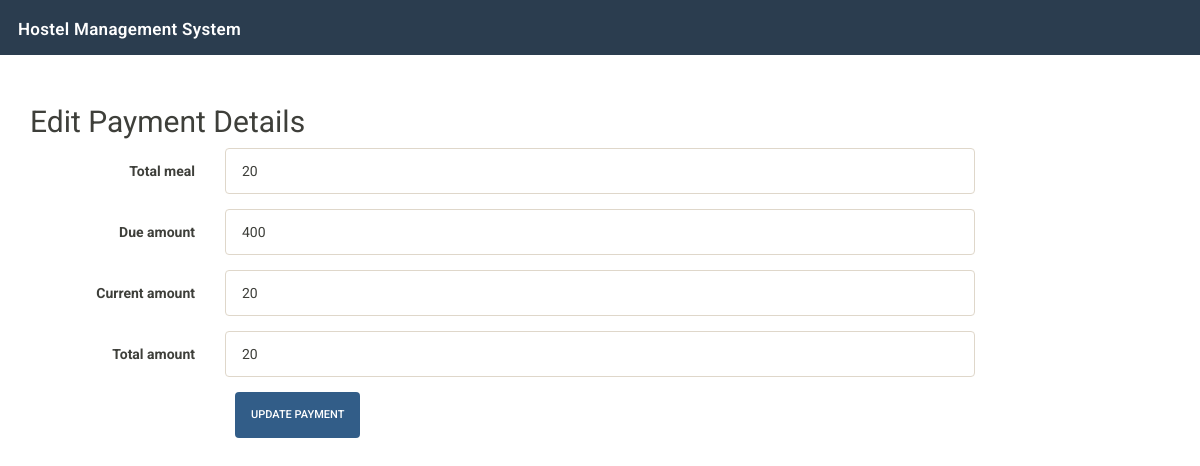
Page /admin/edit-pament.php?id=16 (signed in) on the earlier database version.
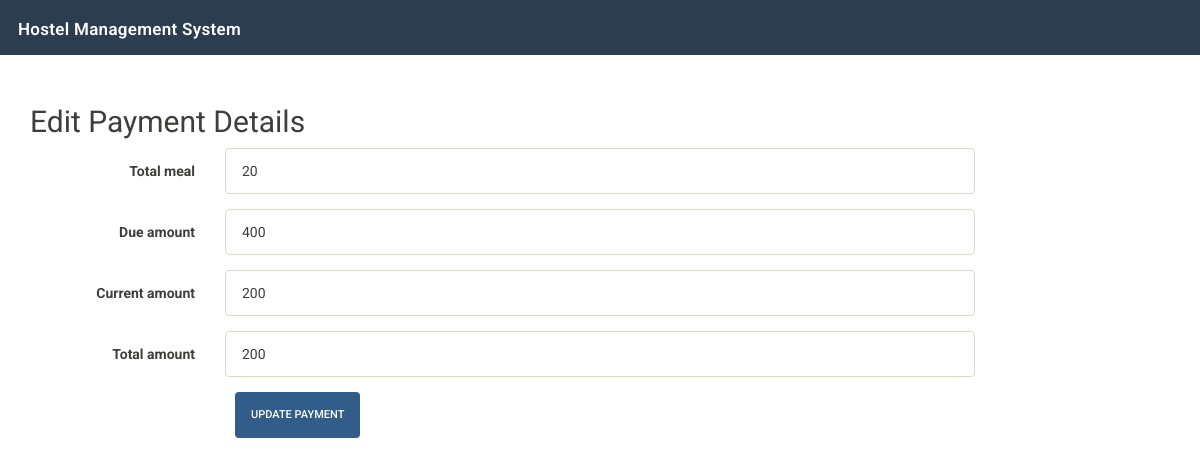
Same page on the later database version.
### tables this page shows
CREATE TABLE `pament` (
  `id` int(11) NOT NULL,
  `tmeal` varchar(50) NOT NULL,
  `due` varchar(20) NOT NULL,
  `amount` varchar(50) NOT NULL,
  `tamount` int(20) NOT NULL,
  `registration_id` int(11) DEFAULT NULL
);

### admin/edit-pament.php (the view, shortened to what this page needs)
<?php
include('includes/config.php');
$id = intval($_GET['id']);
$ret = "SELECT * FROM pament WHERE id=?";
$stmt = $mysqli->prepare($ret);
$stmt->bind_param("i", $id);
$stmt->execute();
$res = $stmt->get_result();
$row = $res->fetch_object();
?>
<!doctype html>
<html lang="en">
<head>
    <link rel="stylesheet" href="css/bootstrap.min.css">
</head>
<body>
<?php include('includes/header.php'); ?>
<div class="container" style="margin-top:30px;">
    <h2>Edit Payment Details</h2>
    <form method="post" class="form-horizontal">
        <div class="form-group">
            <label class="col-sm-2 control-label">Total meal</label>
            <div class="col-sm-8">
                <input type="text" name="tmeal"
                       value="<?php echo $row->tmeal; ?>"
                       class="form-control" required>
            </div>
        </div>
           <div class="form-group">
            <label class="col-sm-2 control-label">Due amount</label>
            <div class="col-sm-8">
                <input type="number" name="due"
                       value="<?php echo $row->due; ?>"
                       class="form-control" required>
            </div>
        </div>
        <div class="form-group">
            <label class="col-sm-2 control-label">Current amount</label>
            <div class="col-sm-8">
                <input type="number" name="amount"
                       value="<?php echo $row->amount; ?>"
                       class="form-control" required>
            </div>
        </div>
         <div class="form-group">
            <label class="col-sm-2 control-label">Total amount</label>
            <div class="col-sm-8">
                <input type="number" name="tamount"
                       value="<?php echo $row->amount; ?>"
                       class="form-control" required>
            </div>
        </div>
        <div class="col-sm-8 col-sm-offset-2">
            <button type="submit" name="submit" class="btn btn-primary">
                Update Payment
            </button>
        </div>
    </form>
</div>
</body>
</html>

Differences in the rows shown:
changed pament: amount "20" → "200"; tamount "20" → "200"
